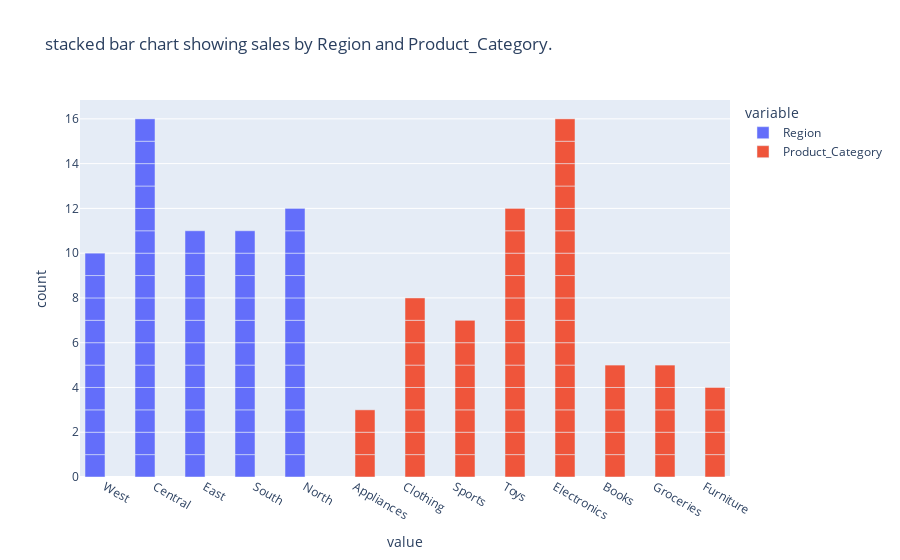

The notebook cell this image was saved under:
### Code cell
#Plot a stacked bar chart showing sales by Region and Product_Category.
px.bar(df,x="Sales_Amount", y=["Region","Product_Category"],
    barmode='group',  # Ensures bars are side-by-side (clustered)
    title=" stacked bar chart showing sales by Region and Product_Category.")
#range_color

### Figure 1 — Plotly figure (JSON) as saved in the notebook; plotly's stock layout.template omitted (floating-point values rounded to 4 significant figures)
{"data": [{"alignmentgroup": "True", "hovertemplate": "variable=Region<br>value=%{x}<br>count=%{y}<extra></extra>", "legendgroup": "Region", "marker": {"color": "#636efa", "pattern": {"shape": ""}}, "name": "Region", "offsetgroup": "Region", "orientation": "v", "showlegend": true, "textposition": "auto", "type": "bar", "x": ["West", "Central", "East", "South", "West", "Central", "Central", "South", "South", "North", "South", "South", "South", "South", "East", "Central", "East", "South", "North", "Central", "West", "North", "South", "North", "East", "North", "North", "North", "North", "Central", "Central", "West", "West", "North", "West", "North", "East", "Central", "South", "North", "West", "South", "West", "East", "East", "East", "East", "Central", "East", "Central", "Central", "East", "Central", "West", "Central", "Central", "Central", "Central", "West", "North"], "xaxis": "x", "y": [1, 1, 1, 1, 1, 1, 1, 1, 1, 1, 1, 1, 1, 1, 1, 1, 1, 1, 1, 1, 1, 1, 1, 1, 1, 1, 1, 1, 1, 1, 1, 1, 1, 1, 1, 1, 1, 1, 1, 1, 1, 1, 1, 1, 1, 1, 1, 1, 1, 1, 1, 1, 1, 1, 1, 1, 1, 1, 1, 1], "yaxis": "y"}, {"alignmentgroup": "True", "hovertemplate": "variable=Product_Category<br>value=%{x}<br>count=%{y}<extra></extra>", "legendgroup": "Product_Category", "marker": {"color": "#EF553B", "pattern": {"shape": ""}}, "name": "Product_Category", "offsetgroup": "Product_Category", "orientation": "v", "showlegend": true, "textposition": "auto", "type": "bar", "x": ["Appliances", "Clothing", "Sports", "Toys", "Toys", "Electronics", "Sports", "Toys", "Books", "Electronics", "Electronics", "Toys", "Clothing", "Electronics", "Groceries", "Toys", "Electronics", "Books", "Books", "Toys", "Electronics", "Toys", "Furniture", "Clothing", "Sports", "Clothing", "Groceries", "Clothing", "Electronics", "Toys", "Clothing", "Clothing", "Toys", "Toys", "Groceries", "Electronics", "Electronics", "Books", "Electronics", "Electronics", "Groceries", "Books", "Appliances", "Furniture", "Electronics", "Sports", "Furniture", "Toys", "Clothing", "Sports", "Toys", "Appliances", "Sports", "Electronics", "Electronics", "Electronics", "Furniture", "Sports", "Electronics", "Groceries"], "xaxis": "x", "y": [1, 1, 1, 1, 1, 1, 1, 1, 1, 1, 1, 1, 1, 1, 1, 1, 1, 1, 1, 1, 1, 1, 1, 1, 1, 1, 1, 1, 1, 1, 1, 1, 1, 1, 1, 1, 1, 1, 1, 1, 1, 1, 1, 1, 1, 1, 1, 1, 1, 1, 1, 1, 1, 1, 1, 1, 1, 1, 1, 1], "yaxis": "y"}], "layout": {"autosize": true, "barmode": "group", "legend": {"title": {"text": "variable"}, "tracegroupgap": 0}, "title": {"text": " stacked bar chart showing sales by Region and Product_Category."}, "xaxis": {"anchor": "y", "autorange": true, "domain": [0, 1], "range": [-0.5, 12.5], "title": {"text": "value"}, "type": "category"}, "yaxis": {"anchor": "x", "autorange": true, "domain": [0, 1], "range": [0, 16.84], "title": {"text": "count"}, "type": "linear"}}}
